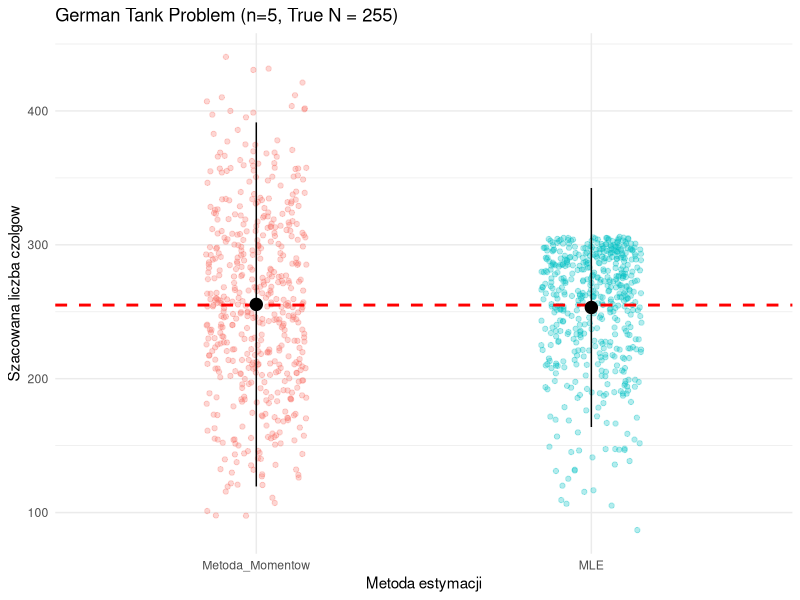
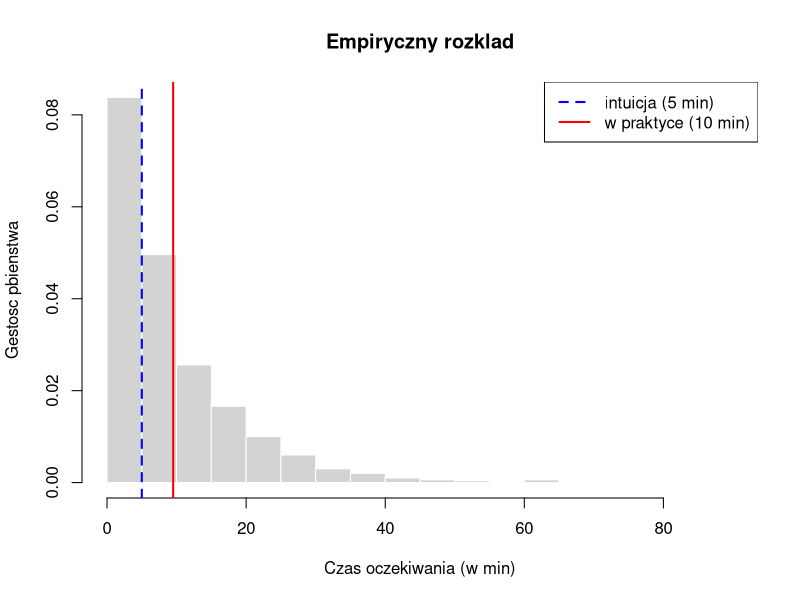

Write R code to recreate these figures, in order.
tank_experiment <- function(n, N_true = 255) {
  x <- runif(n, min=0, max=N_true)
  N_hat_mm = 2 * mean(x)
  N_hat_mle = max(x) * (n+1) / n
  return(c(Metoda_Momentow = N_hat_mm, MLE = N_hat_mle))
}

N_sim = 500
N_true = 255

results <- as.data.frame(t(replicate(N_sim, tank_experiment(n=5, N_true=N_true))))

results_long = stack(results)

library(ggplot2)

ggplot(results_long, aes(x=ind, y=values, color=ind)) + 
  geom_jitter(alpha = 0.3, width=0.15) + 
  geom_hline(yintercept = N_true, linetype="dashed", color="red", size=1) + 
  stat_summary(fun.data = "mean_sdl", color="black", size=0.8) + 
  theme_minimal() + 
  labs(title = "German Tank Problem (n=5, True N = 255)", x= "Metoda estymacji", y = "Szacowana liczba czolgow") + 
  theme(legend.position = "none")


bus_experiment <- function(liczba_autobusow=100) {
  odstepy = rexp(liczba_autobusow, rate=0.1)
  momenty_przyjazdu <- cumsum(odstepy)
  
  moment_pasazera <- runif(1, min=momenty_przyjazdu[1], max = momenty_przyjazdu[100])
  autobusy_po_pasazerze <- momenty_przyjazdu[momenty_przyjazdu >= moment_pasazera]
  czas_oczekiwania = min(autobusy_po_pasazerze) - moment_pasazera
  return(czas_oczekiwania)
}

N_sim = 1000
czasy_czekania = replicate(N_sim, bus_experiment(liczba_autobusow = 100))
srednia_empiryczna = mean(czasy_czekania)
print(paste("Sredni czas oczekiwania: ", round(srednia_empiryczna, 3), " minut."))
mediana_empiryczna = median(czasy_czekania)
sd_empiryczne = sd(czasy_czekania)


hist(czasy_czekania, breaks=30, probability=TRUE, col="lightgray", border="white", 
     main = "Empiryczny rozklad", xlab = "Czas oczekiwania (w min)", ylab = "Gestosc pbienstwa")
abline(v=5, col="blue", lty=2, lwd=2)
abline(v=srednia_empiryczna, col="red", lty=1, lwd=2)
legend("topright", legend=c("intuicja (5 min)", "w praktyce (10 min)"), col=c("blue", "red"), lty=c(2, 1), lwd=2)
